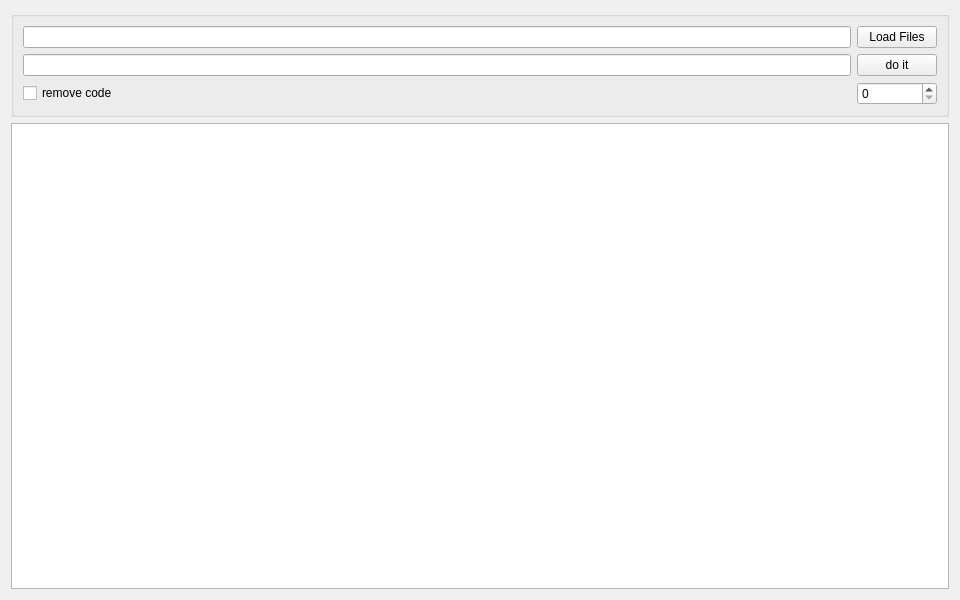
<?xml version="1.0" encoding="UTF-8"?>
<ui version="4.0">
 <class>BatchReName</class>
 <widget class="QWidget" name="BatchReName">
  <property name="geometry">
   <rect>
    <x>0</x>
    <y>0</y>
    <width>960</width>
    <height>600</height>
   </rect>
  </property>
  <property name="windowTitle">
   <string>Form</string>
  </property>
  <layout class="QVBoxLayout" name="verticalLayout">
   <item>
    <widget class="QGroupBox" name="groupBox">
     <property name="title">
      <string/>
     </property>
     <layout class="QGridLayout" name="gridLayout">
      <item row="1" column="0">
       <widget class="QLineEdit" name="filename"/>
      </item>
      <item row="0" column="1">
       <widget class="QPushButton" name="load">
        <property name="text">
         <string>Load Files</string>
        </property>
       </widget>
      </item>
      <item row="0" column="0">
       <widget class="QLineEdit" name="filepath"/>
      </item>
      <item row="1" column="1">
       <widget class="QPushButton" name="start">
        <property name="enabled">
         <bool>true</bool>
        </property>
        <property name="sizePolicy">
         <sizepolicy hsizetype="Fixed" vsizetype="Fixed">
          <horstretch>0</horstretch>
          <verstretch>0</verstretch>
         </sizepolicy>
        </property>
        <property name="text">
         <string>do it</string>
        </property>
       </widget>
      </item>
      <item row="2" column="1">
       <widget class="QSpinBox" name="si_flag"/>
      </item>
      <item row="2" column="0">
       <widget class="QCheckBox" name="cb_remove">
        <property name="text">
         <string>remove code</string>
        </property>
       </widget>
      </item>
     </layout>
    </widget>
   </item>
   <item>
    <widget class="QTableWidget" name="tableWidget"/>
   </item>
  </layout>
 </widget>
 <resources/>
 <connections/>
</ui>
